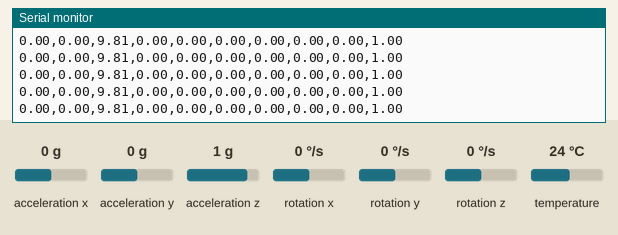
Simulated run of this sketch. Board: Arduino Uno, built with avr-gcc and run on an emulated ATmega328P. Parts: the last lines printed to the serial monitor. The inputs (shaded band) are chosen by the test bench; at power-on: acceleration y 0 g, acceleration x 0 g, acceleration z 1 g, rotation x 0 °/s, rotation y 0 °/s, rotation z 0 °/s, temperature 24 °C.

Above: at 1.2 s.
1.3 s: acceleration y set to 0.8 g
At 1.9 s:
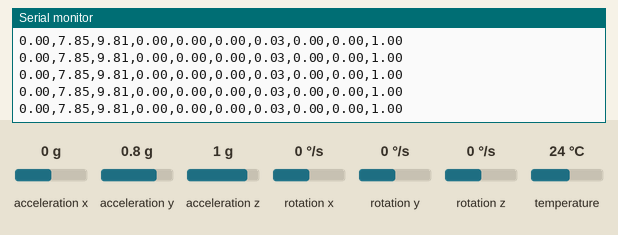
4.3 s: acceleration x set to -0.8 g
At 5.0 s:
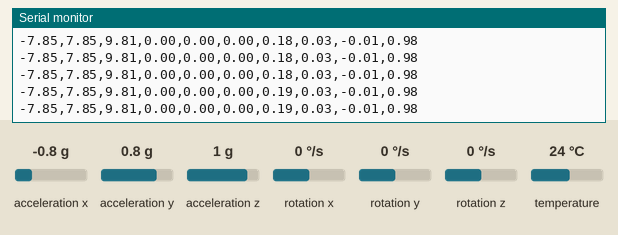
7.3 s: acceleration z set to -0.8 g
At 8.3 s:
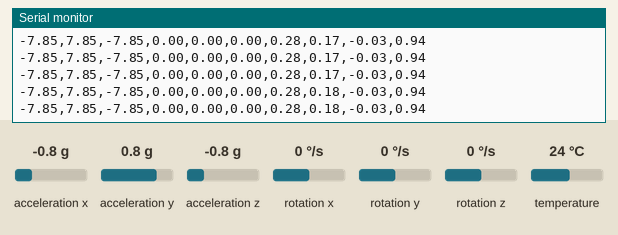
10.3 s: rotation x set to -192 °/s
At 11.2 s:
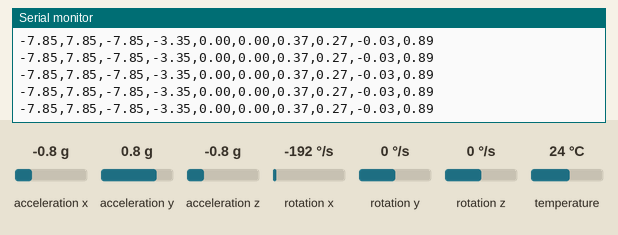
11.8 s: acceleration x set to 1.4 g
At 12.7 s:
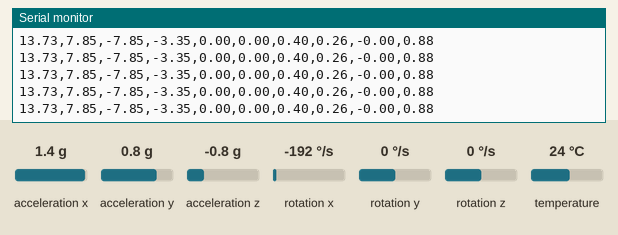
Timing chart, 0 to 14.8 s (numbered marks = the images above; inputs shaded):
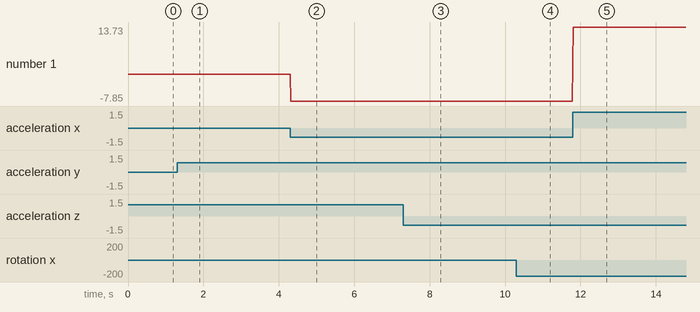

Measured:
- after the input at 1.3 s, the serial monitor: prints a new line at once (image 1)
- after the input at 4.3 s, the serial monitor: prints a new line at once (image 2)
- after the input at 7.3 s, the serial monitor: prints a new line at once (image 3)
- after the input at 10.3 s, the serial monitor: prints a new line at once (image 4)
- after the input at 11.8 s, the serial monitor: prints a new line at once (image 5)
- plotted number 1: 0 → -7.85 after the input at 4.3 s, -7.85 → 13.73 after the input at 11.8 s

The sketch:

mpu_ros.ino
```cpp
#include <Wire.h>
#include <Adafruit_MPU6050.h>
#include <Adafruit_Sensor.h>
#include <MadgwickAHRS.h>

Adafruit_MPU6050 mpu;
Madgwick filter;

void setup() {
  Serial.begin(115200);

  if (!mpu.begin()) {
    Serial.println("MPU6050 tidak ditemukan");
    while (1);
  }

  filter.begin(100); // frekuensi 100 Hz
}

void loop() {
  sensors_event_t a, g, temp;
  mpu.getEvent(&a, &g, &temp);

  // update filter
  filter.updateIMU(
    g.gyro.x, g.gyro.y, g.gyro.z,
    a.acceleration.x, a.acceleration.y, a.acceleration.z
  );

  // PERBAIKAN: Ambil quaternion langsung dari variabel public
  float q0 = filter.q0; // W
  float q1 = filter.q1; // X
  float q2 = filter.q2; // Y
  float q3 = filter.q3; // Z

  // kirim: ax,ay,az,gx,gy,gz,qx,qy,qz,qw
  Serial.print(a.acceleration.x); Serial.print(",");
  Serial.print(a.acceleration.y); Serial.print(",");
  Serial.print(a.acceleration.z); Serial.print(",");
  Serial.print(g.gyro.x); Serial.print(",");
  Serial.print(g.gyro.y); Serial.print(",");
  Serial.print(g.gyro.z); Serial.print(",");
  Serial.print(q1); Serial.print(","); // X
  Serial.print(q2); Serial.print(","); // Y
  Serial.print(q3); Serial.print(","); // Z
  Serial.println(q0);                  // W

  delay(10);
}
```
